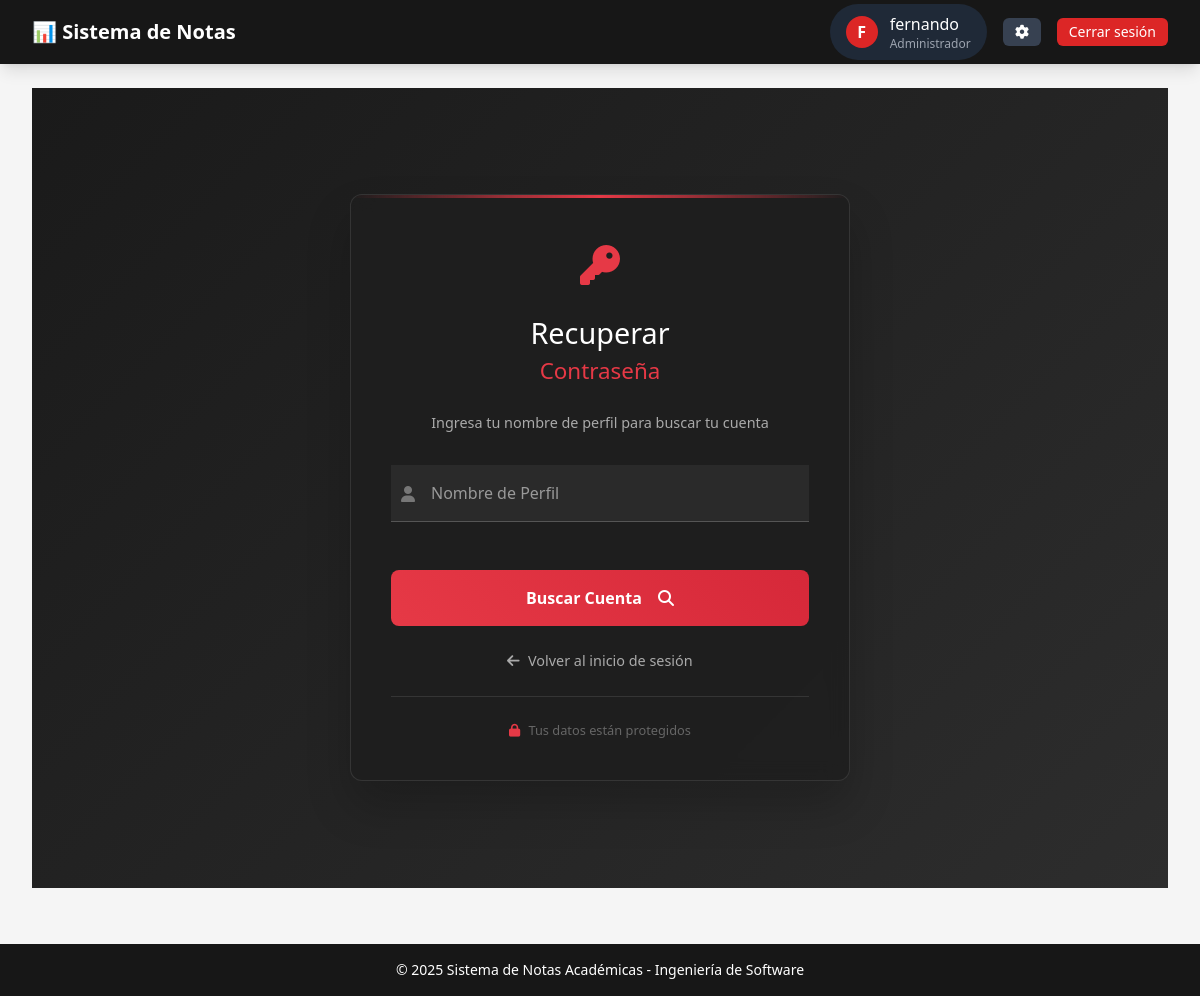
Screenshot of /academico/recuperar-contrasena/ (signed in) with the database file from the repository.
### academico/models.py (models this page shows, shortened)
class User(AbstractUser):
    ROLES = [('admin', 'Administrador'), ('profesor', 'Profesor'), ('estudiante', 'Estudiante')]
    username = models.CharField('Nombre de usuario', max_length=30, unique=True)
    rol = models.CharField('Rol', max_length=20, choices=ROLES, default='estudiante')
    pregunta_seguridad = models.CharField('Pregunta de recuperación', max_length=200, blank=True, null=True)
    respuesta_seguridad = models.CharField('Respuesta de recuperación', max_length=200, blank=True, null=True)
    primer_inicio_sesion = models.BooleanField(default=True)
    intentos_recuperacion = models.IntegerField(default=0)
    ultimo_intento = models.DateTimeField(null=True, blank=True)
    objects = CustomUserManager()
    USERNAME_FIELD = 'username'
    REQUIRED_FIELDS = ['rol']

### academico/views.py (the view, shortened to what this page needs)
# urls.py: path('recuperar-contrasena/', views.recuperar_contrasena_usuario, name='recuperar_contrasena_usuario'),
def recuperar_contrasena_usuario(request):
    form = RecuperacionUsuarioForm(request.POST or None)
    return render(request, "auth/recuperacion/recuperar_usuario.html", {"form": form})

### academico/forms.py
class RecuperacionUsuarioForm(forms.Form):
    username = forms.CharField(label="Usuario", max_length=150)

### templates/auth/recuperacion/recuperar_usuario.html (shortened to what this page needs)
{% extends 'base/base_generic.html' %}
{% block content %}
<div class="password-recovery-container">
    <div class="recovery-card">
        <div class="holographic-effect"></div>
        <div class="recovery-header">
            <div class="logo">
                <span class="logo-icon"><i class="fas fa-key"></i></span>
                <h2>Recuperar <span>Contraseña</span></h2>
            </div>
            <p class="subtitle">Ingresa tu nombre de perfil para buscar tu cuenta</p>
        </div>
        <div class="recovery-body">
            <form method="post" class="recovery-form">
                <div class="form-group">
                    <i class="fas fa-user input-icon"></i>
                    <input type="text"
                           name="username"
                           id="id_username"
                           required
                           autofocus
                           pattern="[A-Za-z0-9_]+"
                           title="El nombre de perfil solo puede contener letras, números y guiones bajos">
                    <label for="id_username">Nombre de Perfil</label>
                </div>
                <button type="submit" class="recovery-btn">
                    <span>Buscar Cuenta</span>
                    <i class="fas fa-search btn-arrow"></i>
                </button>
            </form>
            <div class="recovery-links">
                <a href="{% url 'login' %}" class="back-link">
                    <i class="fas fa-arrow-left"></i> Volver al inicio de sesión
                </a>
            </div>
        </div>
        <div class="recovery-footer">
            <p><i class="fas fa-lock"></i> Tus datos están protegidos</p>
        </div>
    </div>
</div>
{% endblock %}

### templates/base/components/navbar.html (shortened to what this page needs)
<nav class="bg-academic-secondary shadow-lg">
    <div class="max-w-7xl mx-auto px-4 sm:px-6 lg:px-8">
        <div class="flex items-center justify-between h-16">
            <div class="flex items-center">
                <div class="flex-shrink-0">
                    <span class="text-white font-bold text-xl">📊 Sistema de Notas</span>
                </div>
            </div>
            <div class="flex items-center">
                {% if user.is_authenticated %}
                <div class="relative flex items-center space-x-4">
                    <div class="flex items-center space-x-3 bg-gray-800 rounded-full px-4 py-2">
                        <div class="w-8 h-8 rounded-full bg-academic-primary flex items-center justify-center text-white font-bold">
                            {{ user.username|make_list|first|upper }}
                        </div>
                        <div class="flex flex-col">
                            <span class="text-white font-medium">{{ user.username }}</span>
                            <span class="text-gray-400 text-xs">{{ user.get_rol_display }}</span>
                        </div>
                    </div>
                    <button id="configBtn" type="button" class="px-3 py-1 rounded-md text-sm font-medium text-white bg-gray-700 hover:bg-gray-600 transition duration-300 ease-in-out transform hover:scale-105">
                        <i class="fas fa-cog hover:animate-spin"></i>
                    </button>
                    <a href="{% url 'logout' %}" class="px-3 py-1 rounded-md text-sm font-medium text-white bg-academic-primary hover:bg-red-700 transition duration-300 ease-in-out transform hover:scale-105">
                        Cerrar sesión
                    </a>
                </div>
                {% endif %}
            </div>
        </div>
    </div>
</nav>

### templates/auth/recuperacion/recuperar_usuario.html (style rules this page uses)
.recovery-btn { transition: opacity 0.2s ease-out; transform: translateZ(0); }
.form-group { contain: layout style; }
.password-recovery-container { display: flex; justify-content: center; align-items: center; min-height: 100vh; padding: 2rem; background: linear-gradient(135deg, #1a1a1a, #2d2d2d); }
.recovery-card { background: rgba(30, 30, 30, 0.9); backdrop-filter: blur(10px); border-radius: 12px; padding: 2.5rem; width: 100%; max-width: 500px; box-shadow: 0 25px 45px rgba(0, 0, 0, 0.2); border: 1px solid rgba(255, 255, 255, 0.1); position: relative; overflow: hidden; animation: fadeIn 0.5s ease-out; }
.holographic-effect { position: absolute; top: 0; left: 0; width: 100%; height: 3px; background: linear-gradient(90deg, transparent, #e63946, transparent); animation: hologram 3s linear infinite; transform: translateZ(0); backface-visibility: hidden; perspective: 1000px; }
.recovery-header { text-align: center; margin-bottom: 2rem; }
.recovery-header .logo { display: flex; flex-direction: column; align-items: center; margin-bottom: 1rem; }
.logo-icon { font-size: 2.5rem; color: #e63946; margin-bottom: 1rem; animation: float 6s ease-in-out infinite; }
.recovery-header h2 { font-size: 1.8rem; color: white; margin-bottom: 0.5rem; }
.recovery-header h2 span { color: #e63946; display: block; font-size: 1.4rem; }
.subtitle { color: #aaa; font-size: 0.9rem; }
.recovery-body { margin-bottom: 1.5rem; }
.recovery-form { display: flex; flex-direction: column; gap: 1.5rem; }
.form-group { position: relative; }
.input-icon { position: absolute; left: 10px; top: 50%; transform: translateY(-50%); color: #777; }
.form-group input { width: 100%; padding: 1rem 1rem 1rem 2.5rem; font-size: 1rem; color: white; background: rgba(255, 255, 255, 0.05); border: none; border-bottom: 1px solid #555; outline: none; transition: all 0.3s ease; }
.form-group label { position: absolute; top: 1rem; left: 2.5rem; color: #999; pointer-events: none; transition: all 0.3s ease; }
.recovery-btn { position: relative; background: linear-gradient(45deg, #e63946, #d62839); color: white; border: none; padding: 1rem; border-radius: 8px; font-size: 1rem; font-weight: 600; cursor: pointer; overflow: hidden; transition: all 0.4s cubic-bezier(0.175, 0.885, 0.32, 1.275); margin-top: 1.5rem; display: flex; align-items: center; justify-content: center; gap: 0.5rem; }
.btn-arrow { transition: transform 0.3s ease; }
.recovery-links { display: flex; justify-content: center; margin-top: 1.5rem; }
.back-link { color: #aaa; text-decoration: none; font-size: 0.9rem; transition: color 0.3s ease; display: flex; align-items: center; gap: 0.5rem; }
.recovery-footer { text-align: center; color: #666; font-size: 0.8rem; border-top: 1px solid rgba(255, 255, 255, 0.1); padding-top: 1.5rem; }
.recovery-footer i { color: #e63946; margin-right: 0.3rem; }
.fas { font-display: swap; will-change: transform; }
@media (prefers-reduced-motion: no-preference) { .logo-icon { content-visibility: auto; } }
.recovery-card { transform: translateZ(0); will-change: transform; contain: layout style paint; }

### rows the page displays
User: username|make_list "F", username "fernando", rol "Administrador"
